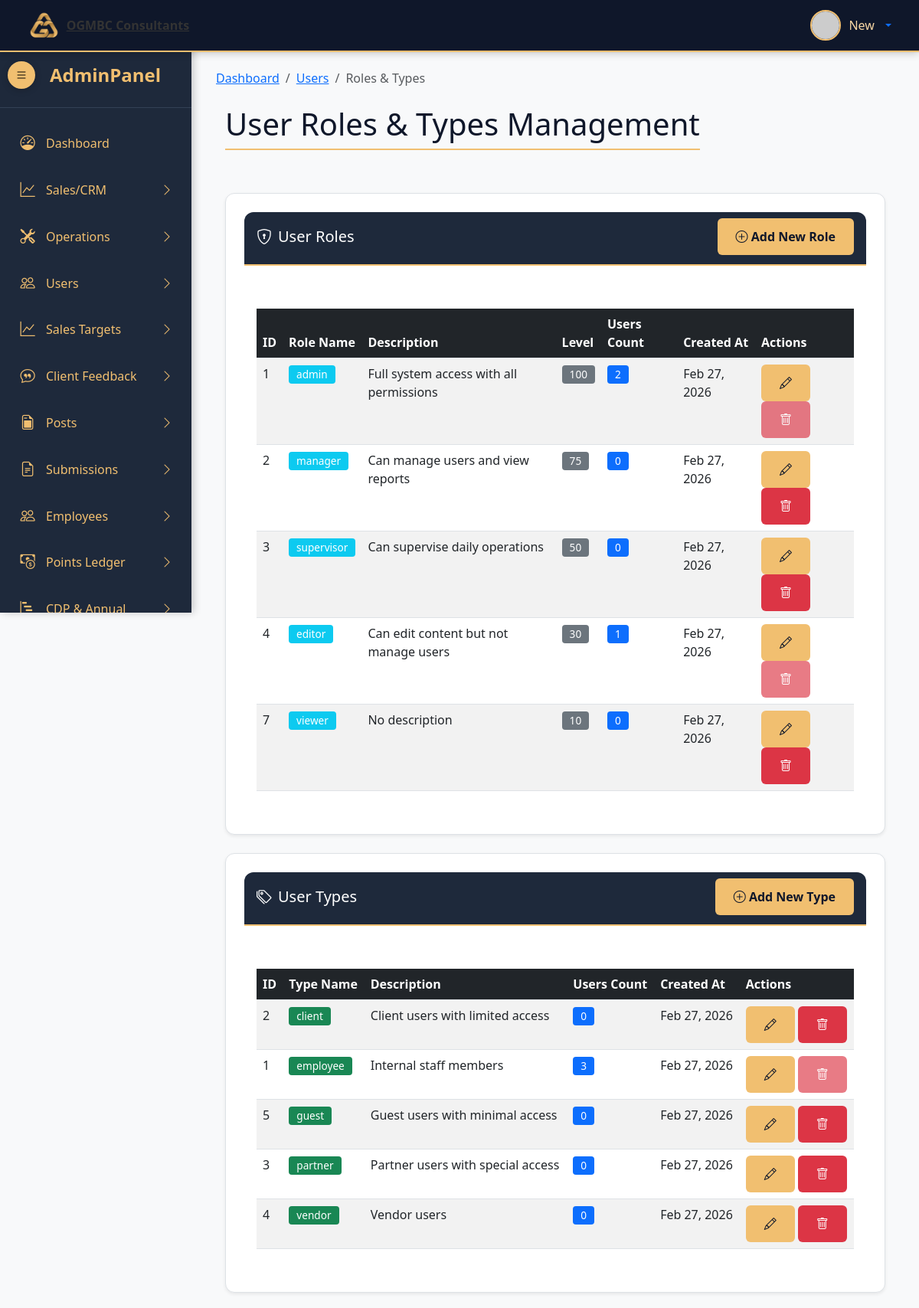
Screenshot of /admin/user_roles.php (signed in) with the database file from the repository.
### tables this page shows
CREATE TABLE `user_roles` (
  `role_id` int NOT NULL,
  `role_name` varchar(50) NOT NULL,
  `role_description` text,
  `role_level` int DEFAULT '1',
  `created_at` timestamp NULL DEFAULT CURRENT_TIMESTAMP,
  `updated_at` timestamp NULL DEFAULT CURRENT_TIMESTAMP ON UPDATE CURRENT_TIMESTAMP
);

CREATE TABLE `user_types` (
  `type_id` int NOT NULL,
  `type_name` varchar(50) NOT NULL,
  `type_description` text,
  `created_at` timestamp NULL DEFAULT CURRENT_TIMESTAMP,
  `updated_at` timestamp NULL DEFAULT CURRENT_TIMESTAMP ON UPDATE CURRENT_TIMESTAMP
);

### admin/includes/view_all_roles_types.php (the view, shortened to what this page needs)
<div class="container-fluid">
    <div class="d-flex justify-content-between align-items-center mb-4">
        <h1 class="page-title">User Roles & Types Management</h1>
    </div>
    <div class="row mb-4">
        <div class="col-md-12">
            <div class="card shadow-sm">
                <div class="card-header table-dark text-white d-flex justify-content-between align-items-center">
                    <h5 class="mb-0"><i class="bi bi-shield-lock me-2"></i>User Roles</h5>
                    <a href="user_roles.php?source=add_role" class="btn btn-light btn-sm">
                        <i class="bi bi-plus-circle"></i> Add New Role
                    </a>
                </div>
                <div class="card-body">
                    <div class="table-responsive">
                        <table class="table table-striped table-hover">
                            <thead>
                                <tr class="table-dark">
                                    <th>ID</th>
                                    <th>Role Name</th>
                                    <th>Description</th>
                                    <th>Level</th>
                                    <th>Users Count</th>
                                    <th>Created At</th>
                                    <th>Actions</th>
                                </tr>
                            </thead>
                            <tbody>
                                <?php
                                $roles_query = "SELECT r.*, COUNT(u.user_id) as user_count
                                                FROM user_roles r
                                                LEFT JOIN users u ON r.role_id = u.role_id
                                                GROUP BY r.role_id
                                                ORDER BY r.role_level DESC";
                                $roles_result = mysqli_query($connection, $roles_query);
                                if (!$roles_result) {
                                    echo "<tr><td colspan='7' class='text-center text-danger'>Error: " . mysqli_error($connection) . "</td></tr>";
                                } else if (mysqli_num_rows($roles_result) == 0) {
                                    echo "<tr><td colspan='7' class='text-center'>No roles found. <a href='user_roles.php?source=add_role'>Add your first role</a></td></tr>";
                                } else {
                                    while($role = mysqli_fetch_assoc($roles_result)) {
                                        ?>
                                        <tr>
                                            <td><?php echo $role['role_id']; ?></td>
                                            <td><span class="badge bg-info"><?php echo htmlspecialchars($role['role_name']); ?></span></td>
                                            <td><?php echo htmlspecialchars($role['role_description'] ?: 'No description'); ?></td>
                                            <td><span class="badge bg-secondary"><?php echo $role['role_level']; ?></span></td>
                                            <td><span class="badge bg-primary"><?php echo $role['user_count']; ?></span></td>
                                            <td><?php echo date('M d, Y', strtotime($role['created_at'])); ?></td>
                                            <td>
                                                <a href="user_roles.php?source=edit_role&id=<?php echo $role['role_id']; ?>" class="btn btn-sm btn-warning" title="Edit">
                                                    <i class="bi bi-pencil"></i>
                                                </a>
                                                <button class="btn btn-sm btn-danger" onclick="confirmDeleteRole(<?php echo $role['role_id']; ?>, '<?php echo htmlspecialchars($role['role_name'], ENT_QUOTES); ?>')" title="Delete" <?php echo ($role['user_count'] > 0) ? 'disabled' : ''; ?>>
                                                    <i class="bi bi-trash"></i>
                                                </button>
                                            </td>
                                        </tr>
                                        <?php
                                    }
                                }
                                ?>
                            </tbody>
                        </table>
                    </div>
                </div>
            </div>
        </div>
    </div>
    <div class="row">
        <div class="col-md-12">
            <div class="card shadow-sm">
                <div class="card-header table-dark text-white d-flex justify-content-between align-items-center">
                    <h5 class="mb-0"><i class="bi bi-tags me-2"></i>User Types</h5>
                    <a href="user_roles.php?source=add_type" class="btn btn-light btn-sm">
                        <i class="bi bi-plus-circle"></i> Add New Type
                    </a>
                </div>
                <div class="card-body">
                    <div class="table-responsive">
                        <table class="table table-striped table-hover">
                            <thead>
                                <tr class="table-dark">
                                    <th>ID</th>
                                    <th>Type Name</th>
                                    <th>Description</th>
                                    <th>Users Count</th>
                                    <th>Created At</th>
                                    <th>Actions</th>
                                </tr>
                            </thead>
                            <tbody>
                                <?php
                                $types_query = "SELECT t.*, COUNT(u.user_id) as user_count
                                                FROM user_types t
                                                LEFT JOIN users u ON t.type_id = u.type_id
                                                GROUP BY t.type_id
                                                ORDER BY t.type_name";
                                $types_result = mysqli_query($connection, $types_query);
                                if (!$types_result) {
                                    echo "<tr><td colspan='6' class='text-center text-danger'>Error: " . mysqli_error($connection) . "</td></tr>";
                                } else if (mysqli_num_rows($types_result) == 0) {
                                    echo "<tr><td colspan='6' class='text-center'>No types found. <a href='user_roles.php?source=add_type'>Add your first type</a></td></tr>";
                                } else {
                                    while($type = mysqli_fetch_assoc($types_result)) {
                                        ?>
                                        <tr>
                                            <td><?php echo $type['type_id']; ?></td>
                                            <td><span class="badge bg-success"><?php echo htmlspecialchars($type['type_name']); ?></span></td>
                                            <td><?php echo htmlspecialchars($type['type_description'] ?: 'No description'); ?></td>
                                            <td><span class="badge bg-primary"><?php echo $type['user_count']; ?></span></td>
                                            <td><?php echo date('M d, Y', strtotime($type['created_at'])); ?></td>
                                            <td>
                                                <a href="user_roles.php?source=edit_type&id=<?php echo $type['type_id']; ?>" class="btn btn-sm btn-warning" title="Edit">
                                                    <i class="bi bi-pencil"></i>
                                                </a>
                                                <button class="btn btn-sm btn-danger" onclick="confirmDeleteType(<?php echo $type['type_id']; ?>, '<?php echo htmlspecialchars($type['type_name'], ENT_QUOTES); ?>')" title="Delete" <?php echo ($type['user_count'] > 0) ? 'disabled' : ''; ?>>
                                                    <i class="bi bi-trash"></i>
                                                </button>
                                            </td>
                                        </tr>
                                        <?php
                                    }
                                }
                                ?>
                            </tbody>
                        </table>
                    </div>
                </div>
            </div>
        </div>
    </div>
</div>

### admin/resources/style.css (style rules this page uses)
:root { --dark-blue: #0f172a; --medium-blue: #1e293b; --light-blue: #334155; --gold: #f1bf70; --light-gold: #f8d7a4; --text: #333333; --muted: #666666; --light-bg: #f8f9fa; --border: #dee2e6; }
body { background-color: #f8f9fa; color: #333; font-family: 'Segoe UI', Tahoma, Geneva, Verdana, sans-serif; overflow-x: hidden; margin: 0; padding: 0; }
.card { border: none; border-radius: 12px; box-shadow: 0 4px 15px rgba(0, 0, 0, 0.08); transition: transform 0.2s; background: white; border: 1px solid var(--border); padding: 1.5rem; }
.card-header { background-color: var(--medium-blue); color: var(--gold); border-bottom: 2px solid var(--gold); font-weight: 600; font-size: 1.25rem; margin-bottom: 1.5rem; padding-bottom: 0.75rem; }
.page-title { color: var(--dark-blue); margin-bottom: 2rem; padding-bottom: 0.5rem; border-bottom: 2px solid var(--gold); }
.btn { padding: 0.75rem 1.5rem; background: var(--gold); color: var(--dark-blue); border: none; border-radius: 6px; font-size: 1rem; font-weight: 600; cursor: pointer; transition: all 0.3s; }
table { width: 100%; border-collapse: collapse; margin-top: 1rem; }
th, td { padding: 0.75rem 1rem; text-align: left; border-bottom: 1px solid var(--border); }
th { background-color: var(--light-bg); color: var(--dark-blue); font-weight: 600; }
.btn-danger { background-color: #dc2626; color: white; }
.badge { font-size: 0.85rem; padding: 0.35rem 0.65rem; border-radius: 6px; }
.card-header { border-radius: 12px 12px 0 0 !important; }
.badge { padding: 5px 10px; border-radius: 4px; font-size: 0.85rem; font-weight: 500; }
.btn-danger { background: #dc3545; color: white; border: none; }
.table-responsive { overflow-x: auto; }

### rows the page displays
user_roles: role_id "1", role_name "admin", role_description "Full system access with all permissions", role_level "100", user_count "2", created_at "Feb 27, 2026"
user_roles: role_id "2", role_name "manager", role_description "Can manage users and view reports", role_level "75", user_count "0", created_at "Feb 27, 2026"
user_roles: role_id "3", role_name "supervisor", role_description "Can supervise daily operations", role_level "50", user_count "0", created_at "Feb 27, 2026"
user_roles: role_id "4", role_name "editor", role_description "Can edit content but not manage users", role_level "30", user_count "1", created_at "Feb 27, 2026"
user_roles: role_id "7", role_name "viewer", role_description "No description", role_level "10", user_count "0", created_at "Feb 27, 2026"
user_types: type_id "2", type_name "client", type_description "Client users with limited access", user_count "0", created_at "Feb 27, 2026"
user_types: type_id "1", type_name "employee", type_description "Internal staff members", user_count "3", created_at "Feb 27, 2026"
user_types: type_id "5", type_name "guest", type_description "Guest users with minimal access", user_count "0", created_at "Feb 27, 2026"
user_types: type_id "3", type_name "partner", type_description "Partner users with special access", user_count "0", created_at "Feb 27, 2026"
user_types: type_id "4", type_name "vendor", type_description "Vendor users", user_count "0", created_at "Feb 27, 2026"

### other values shown
$_SESSION['username'] "New"
